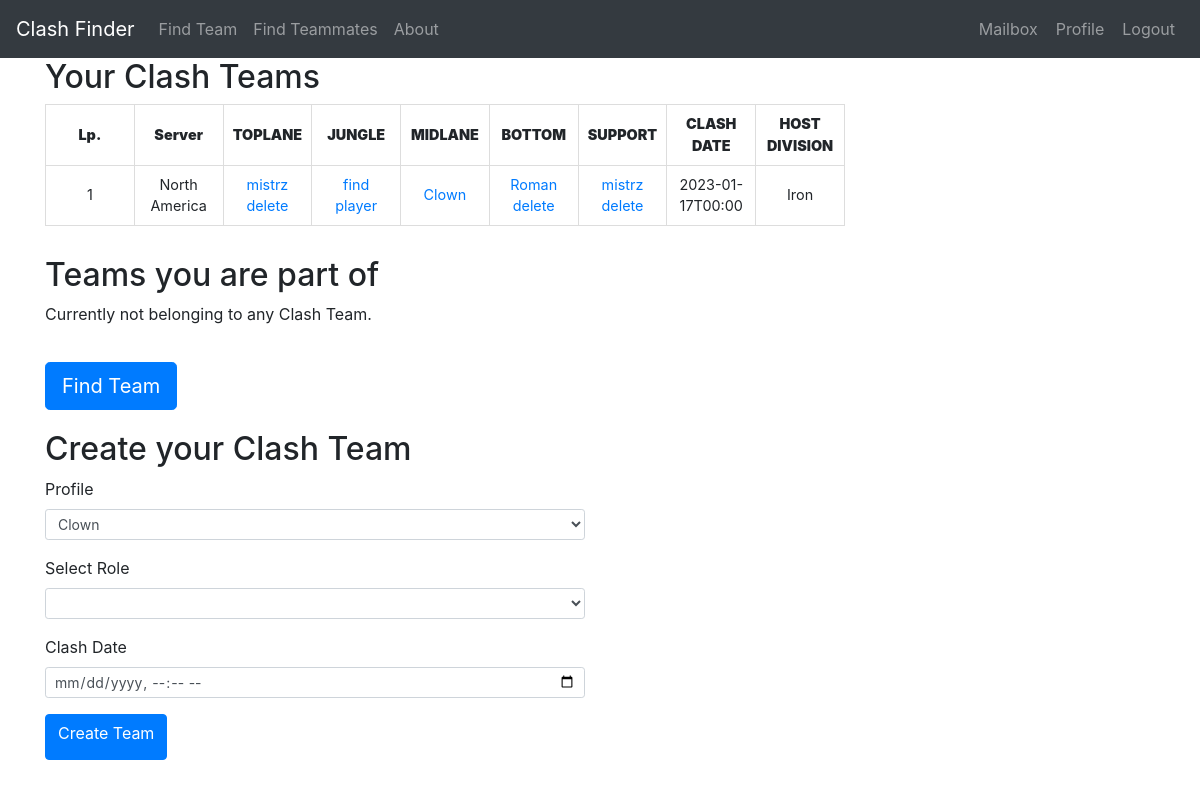
Before: /user/admin/teams (signed in) with the older database file.
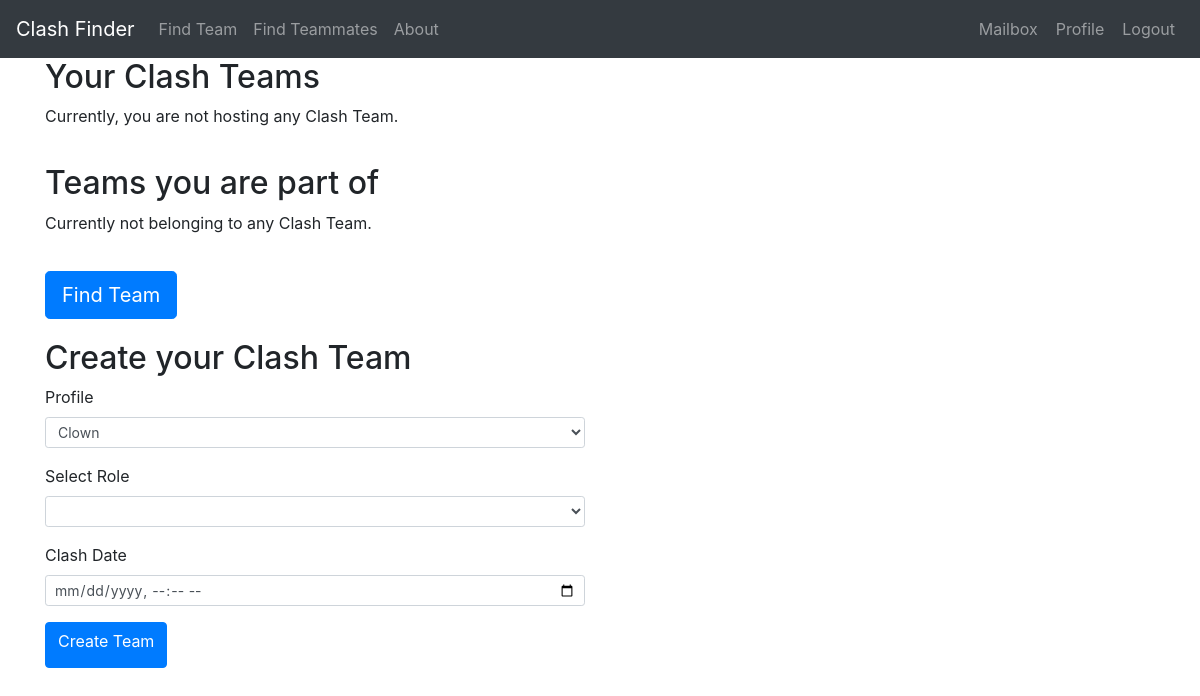
After: the same page with the newer database file.
### models.py (models this page shows, shortened)
class ClashTeam(UserMixin, db.Model):
    id = db.Column(db.Integer, primary_key=True)
    clash_date = db.Column(db.DateTime, nullable=False, default=None)
    division = db.Column(db.String(64), index=True, default=None)
    toplane = db.Column(db.String(64), index=True, default=None)
    jungle = db.Column(db.String(64), index=True, default=None)
    midlane = db.Column(db.String(64), index=True, default=None)
    bottom = db.Column(db.String(64), index=True, default=None)
    support = db.Column(db.String(64), index=True, default=None)
    host_id = db.Column(db.Integer, db.ForeignKey('profile.id'))
    invitation = db.relationship('ClashInvitation', backref='futureteam', lazy='dynamic',
                                 cascade="all, delete, delete-orphan")
    request = db.relationship('ClashRequest', backref='desired_team', lazy='dynamic',
                              cascade="all, delete, delete-orphan")
    def formatted_clash_date(self):
        return self.clash_date.strftime('%Y-%m-%dT%H:%M')

class Profile(UserMixin, db.Model):
    id = db.Column(db.Integer, primary_key=True)
    nickname = db.Column(db.String(64), index=True, unique=True)
    server = db.Column(db.String(10), index=True)
    division = db.Column(db.String(20), index=True)
    best_position = db.Column(db.String(20), index=True)
    alternative_position = db.Column(db.String(20), index=True)
    user_id = db.Column(db.Integer, db.ForeignKey('user.id'))
    clash_team = db.relationship('ClashTeam', backref='host', lazy='dynamic')
    invitation_in = db.relationship('ClashInvitation', backref='invitedguest', lazy='dynamic',
                                    cascade="all, delete, delete-orphan")
    request_out = db.relationship('ClashRequest', backref='candidate', lazy='dynamic',
                                  cascade="all, delete, delete-orphan")
    reported = db.relationship('ReportPlayer', backref='Reported', lazy='dynamic',
                               cascade="all, delete, delete-orphan")

### routes.py (the view)
@app.route('/user/<username>/teams', methods=['GET', 'POST'])
@login_required
def yourteams(username):
    user = User.query.filter_by(username=username).first_or_404()
    user_profiles = Profile.query.filter(Profile.user_id == user.id)
    user_clashteams = ClashTeam.query.join(Profile).filter(
        Profile.id == ClashTeam.host_id, Profile.user_id == user.id).all()
    user_profiles_data = {
        user_profile.nickname: user_profile.server for user_profile in user_profiles}
    guest_teams = []
    for key, value in user_profiles_data.items():
        guest_teams.extend(ClashTeam.query.join(Profile).filter(and_(or_(ClashTeam.toplane == key, ClashTeam.jungle == key, ClashTeam.midlane ==
                           key, ClashTeam.bottom == key, ClashTeam.support == key), Profile.server == value, Profile.user_id != user.id)).all())
    if len(user_clashteams) == 0:
        user_clashteams = []
    form = CreatingTeam(user_id=user.id, timerighnow=datetime.now())
    return render_template('yourteams.html', get_server_short_name=get_server_short_name, user_clashteams=user_clashteams, guest_teams=guest_teams, form=form, user=user)

### forms.py
class CreatingTeam(FlaskForm):
    profile = SelectField('Profile', validators=[DataRequired()], choices=[])
    role = SelectField('Select Role', validators=[
                       DataRequired()], choices=positions)
    clash_date = DateTimeLocalField(
        'Clash Date', format='%Y-%m-%dT%H:%M', validators=[DataRequired(), validate_date])
    submit = SubmitField('Create Team')
    def __init__(self, user_id, *args, **kwargs):
        super(CreatingTeam, self).__init__(*args, **kwargs)
        self.profile.choices = [(p.nickname)
                                for p in Profile.query.filter_by(user_id=user_id)]

### forms.py (called while the page is built)
def get_server_short_name(server_name):
    for server in servers:
        if server[0] == server_name:
            return server[1]
    return ''

### models.py (called while the page is built)
@login.user_loader
def load_user(id):
    return User.query.get(int(id))

### templates/yourteams.html (shortened to what the changed rows need)
{% extends "base.html" %}
{% block content %}
{% if current_user.id == user.id %}
<div class="container">
	<div class="row">
		<div class="col-sm-6">
			<h2>Your Clash Teams</h2>
			<div class="teams-info">
				{% if user_clashteams %}
				<table>
					<thead>
						<tr>
							<th><strong>Lp.</strong></th>
							<th><strong>Server</strong></th>
							<th><strong>TOPLANE</strong></th>
							<th><strong>JUNGLE</strong></th>
							<th><strong>MIDLANE</strong></th>
							<th><strong>BOTTOM</strong></th>
							<th><strong>SUPPORT</strong></th>
							<th><strong>CLASH DATE</strong></th>
							<th><strong>HOST DIVISION</strong></th>
						</tr>
					</thead>
					<tbody>
						{% for team in user_clashteams %}
						<tr>
							<td>{{ loop.index }}</td>
							<td>{{ team.host.server }}</td>
							<td>
								{% if team.toplane %}
								<a
									href="{{ url_for('profile', nickname=team.toplane, server=get_server_short_name(team.host.server).lower()) }}">{{
									team.toplane }}</a>
								{% if user.id == team.host.user_id and team.toplane != team.host.nickname %}
								<a
									href="{{ url_for('delete_teammate', username=user.username, team_id=team.id, position='toplane') }}">delete</a>
								{% endif %}
								{% else %}
								<a href="{{ url_for('findteammates') }}">find player</a>
								{% endif %}
							</td>
							<td>
								{% if team.jungle %}
								<a
									href="{{ url_for('profile', nickname=team.jungle, server=get_server_short_name(team.host.server).lower()) }}">{{
									team.jungle }}</a>
								{% if user.id == team.host.user_id and team.jungle != team.host.nickname %}
								<a
									href="{{ url_for('delete_teammate', username=user.username, team_id=team.id, position='jungle') }}">delete</a>
								{% endif %}
								{% else %}
								<a href="{{ url_for('findteammates') }}">find player</a>
								{% endif %}
							</td>
							<td>
								{% if team.midlane %}
								<a
									href="{{ url_for('profile', nickname=team.midlane, server=get_server_short_name(team.host.server).lower()) }}">{{
									team.midlane }}</a>
								{% else %}
								<a href="{{ url_for('findteammates') }}">find player</a>
								{% endif %}
							</td>
							<td>
								{% if team.bottom %}
								<a
									href="{{ url_for('profile', nickname=team.bottom, server=get_server_short_name(team.host.server).lower()) }}">{{
									team.bottom }}</a>
								{% if user.id == team.host.user_id and team.bottom != team.host.nickname %}
								<a
									href="{{ url_for('delete_teammate', username=user.username, team_id=team.id, position='bottom') }}">delete</a>
								{% endif %}
								{% else %}
								<a href="{{ url_for('findteammates') }}">find player</a>
								{% endif %}
							</td>
							<td>
								{% if team.support %}
								<a
									href="{{ url_for('profile', nickname=team.support, server=get_server_short_name(team.host.server).lower()) }}">{{
									team.support }}</a>
								{% if user.id == team.host.user_id and team.support != team.host.nickname %}
								<a
									href="{{ url_for('delete_teammate', username=user.username, team_id=team.id, position='support') }}">delete</a>
								{% endif %}
								{% else %}
								<a href="{{ url_for('findteammates') }}">find player</a>
								{% endif %}
							</td>
							<td>{{ team.formatted_clash_date() or '' }}</td>
							<td>{{ team.division or '' }}</td>
						</tr>
						{% endfor %}
					</tbody>
				</table>
				{% else %}
				<p>Currently, you are not hosting any Clash Team.</p>
				{% endif %}
			</div>
			<h2>Teams you are part of</h2>
			<h2>Create your Clash Team</h2>
		</div>
	</div>
</div>
{% else %}
<p>You do not have access to this page.</p>
{% endif %}
{% endblock %}

Changed rows visible on the page:
removed ClashTeam: host.server "North America", toplane "mistrz", midlane "Clown", bottom "Roman", support "mistrz", clash_date "2023-01-17T00:00", division "Iron"
Other visible differences:
text no longer shown: "Lp. Server TOPLANE JUNGLE MIDLANE BOTTOM SUPPORT CLASH DATE HOST DIVISION"
text now shown: "Currently, you are not hosting any Clash Team."
